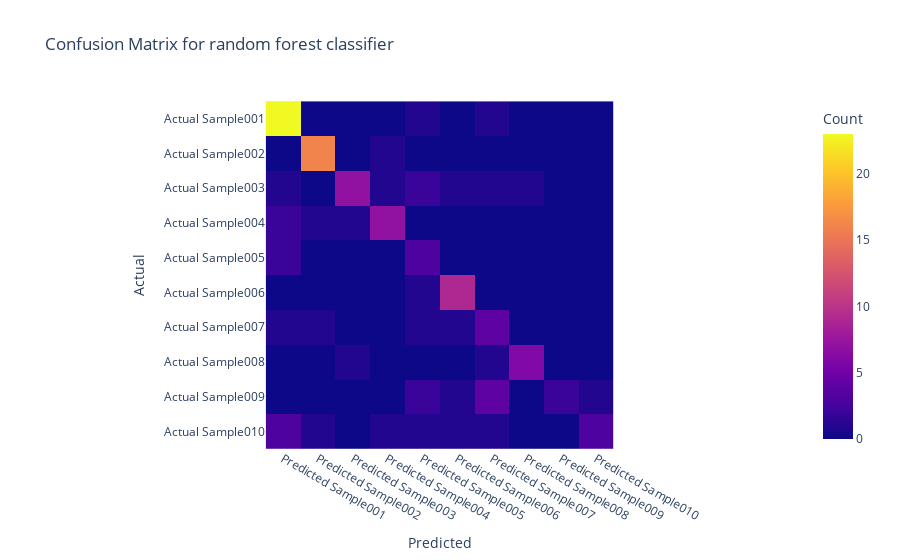

Notebook code cell kept with this figure:
### Code cell
from sklearn.metrics import confusion_matrix

confusion_matrix(y_test, y_pred)

import plotly.express as px

fig = px.imshow(confusion_matrix(y_test, y_pred),
                labels=dict(x='Predicted', y='Actual', color='Count'),
                x=[f'Predicted {label}' for label in folder_labels],
                y=[f'Actual {label}' for label in folder_labels],
                title='Confusion Matrix for random forest classifier')

fig.show()

### Figure 1 — Plotly figure (JSON) as saved in the notebook; plotly's stock layout.template omitted (floating-point values rounded to 4 significant figures)
{"data": [{"coloraxis": "coloraxis", "hovertemplate": "Predicted: %{x}<br>Actual: %{y}<br>Count: %{z}<extra></extra>", "name": "0", "type": "heatmap", "x": ["Predicted Sample001", "Predicted Sample002", "Predicted Sample003", "Predicted Sample004", "Predicted Sample005", "Predicted Sample006", "Predicted Sample007", "Predicted Sample008", "Predicted Sample009", "Predicted Sample010"], "xaxis": "x", "y": ["Actual Sample001", "Actual Sample002", "Actual Sample003", "Actual Sample004", "Actual Sample005", "Actual Sample006", "Actual Sample007", "Actual Sample008", "Actual Sample009", "Actual Sample010"], "yaxis": "y", "z": [[23, 0, 0, 0, 1, 0, 1, 0, 0, 0], [0, 16, 0, 1, 0, 0, 0, 0, 0, 0], [1, 0, 7, 1, 2, 1, 1, 1, 0, 0], [2, 1, 1, 7, 0, 0, 0, 0, 0, 0], [2, 0, 0, 0, 3, 0, 0, 0, 0, 0], [0, 0, 0, 0, 1, 9, 0, 0, 0, 0], [1, 1, 0, 0, 1, 1, 4, 0, 0, 0], [0, 0, 1, 0, 0, 0, 1, 6, 0, 0], [0, 0, 0, 0, 2, 1, 4, 0, 2, 1], [3, 1, 0, 1, 1, 1, 1, 0, 0, 3]]}], "layout": {"coloraxis": {"colorbar": {"title": {"text": "Count"}}, "colorscale": [[0, "#0d0887"], [0.1111, "#46039f"], [0.2222, "#7201a8"], [0.3333, "#9c179e"], [0.4444, "#bd3786"], [0.5556, "#d8576b"], [0.6667, "#ed7953"], [0.7778, "#fb9f3a"], [0.8889, "#fdca26"], [1, "#f0f921"]]}, "title": {"text": "Confusion Matrix for random forest classifier"}, "xaxis": {"anchor": "y", "constrain": "domain", "domain": [0, 1], "scaleanchor": "y", "title": {"text": "Predicted"}}, "yaxis": {"anchor": "x", "autorange": "reversed", "constrain": "domain", "domain": [0, 1], "title": {"text": "Actual"}}}}
